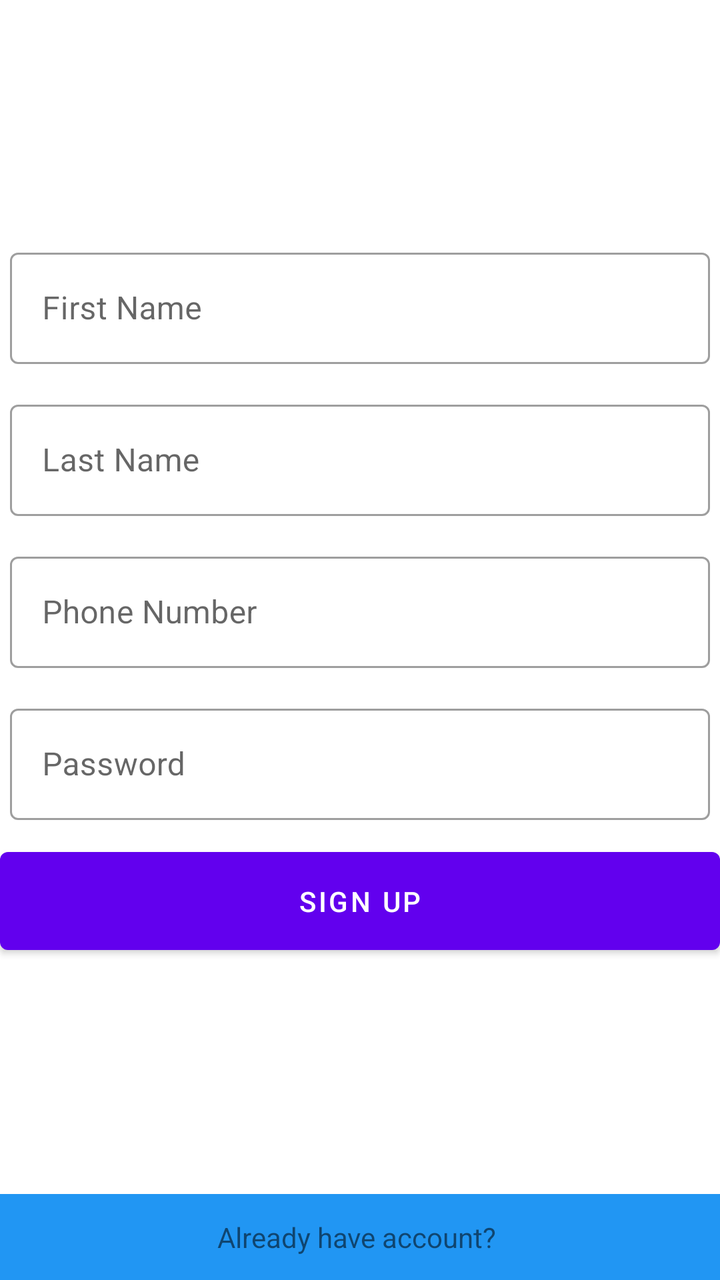
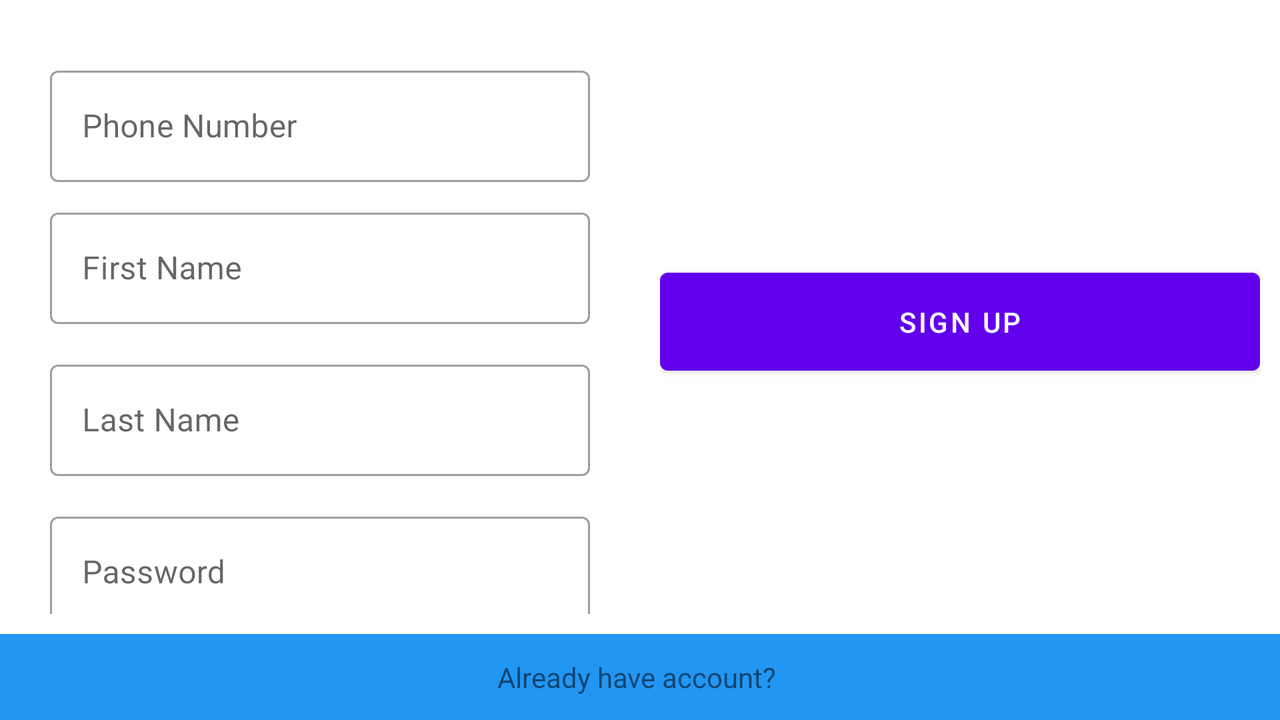

First picture: res/layout/ on a phone held upright. Second picture: the repository's own variant of that layout, on a device whose configuration matches the variant's folder. Source for both follows.
<!-- AndroidManifest.xml: application theme Theme.FirebaseAuthenticationCompleteUserManagement -->
<!-- res/layout/activity_registration.xml -->
<?xml version="1.0" encoding="utf-8"?>
<androidx.constraintlayout.widget.ConstraintLayout xmlns:android="http://schemas.android.com/apk/res/android"
    xmlns:app="http://schemas.android.com/apk/res-auto"
    xmlns:tools="http://schemas.android.com/tools"
    android:layout_width="match_parent"
    android:layout_height="match_parent"
    tools:context=".RegistrationActivity">


    <LinearLayout
        android:layout_width="0dp"
        android:layout_height="wrap_content"
        android:orientation="vertical"
        app:layout_constraintBottom_toTopOf="@+id/alreadyHaveAccount"
        app:layout_constraintEnd_toEndOf="parent"
        app:layout_constraintStart_toStartOf="parent"
        app:layout_constraintTop_toTopOf="parent">

        <com.google.android.material.textfield.TextInputLayout
            android:id="@+id/firstNameEt"
            style="@style/Widget.MaterialComponents.TextInputLayout.OutlinedBox"
            android:layout_width="match_parent"
            android:layout_height="wrap_content"
            android:ems="10"
            android:hint="First Name"
            android:inputType="textPersonName"
            android:padding="5dp"
            app:layout_constraintBottom_toTopOf="@+id/alreadyHaveAccount"
            app:layout_constraintEnd_toEndOf="@+id/editTextTextPhoneNumber"
            app:layout_constraintHorizontal_bias="0.0"
            app:layout_constraintStart_toStartOf="@+id/editTextTextPhoneNumber"
            app:layout_constraintTop_toTopOf="parent"
            app:layout_constraintVertical_bias="0.32999998">

            <com.google.android.material.textfield.TextInputEditText
                android:id="@+id/fnameEt"
                android:layout_width="match_parent"
                android:layout_height="wrap_content" />

        </com.google.android.material.textfield.TextInputLayout>
        <com.google.android.material.textfield.TextInputLayout
            android:id="@+id/lastNameEt"
            style="@style/Widget.MaterialComponents.TextInputLayout.OutlinedBox"
            android:layout_width="match_parent"
            android:layout_height="wrap_content"
            android:layout_marginTop="5dp"
            android:ems="10"
            android:hint="Last Name"
            android:inputType="textPersonName"
            android:padding="5dp"
            app:layout_constraintEnd_toEndOf="@+id/firstNameEt"
            app:layout_constraintStart_toStartOf="@+id/firstNameEt"
            app:layout_constraintTop_toBottomOf="@+id/firstNameEt">

            <com.google.android.material.textfield.TextInputEditText
                android:id="@+id/lnameEt"
                android:layout_width="match_parent"
                android:layout_height="wrap_content" />
        </com.google.android.material.textfield.TextInputLayout>
        <com.google.android.material.textfield.TextInputLayout
            android:id="@+id/editTextTextPhoneNumber"
            style="@style/Widget.MaterialComponents.TextInputLayout.OutlinedBox"
            android:layout_width="match_parent"
            android:layout_height="wrap_content"
            android:layout_marginTop="5dp"
            android:ems="10"
            android:hint="Phone Number"
            android:inputType="phone"
            android:padding="5dp"
            app:layout_constraintEnd_toEndOf="parent"
            app:layout_constraintStart_toStartOf="parent"
            app:layout_constraintTop_toBottomOf="@+id/lastNameEt">

            <com.google.android.material.textfield.TextInputEditText
                android:id="@+id/phoneEt"
                android:layout_width="match_parent"
                android:layout_height="wrap_content"
                android:inputType="phone" />
        </com.google.android.material.textfield.TextInputLayout>
        <com.google.android.material.textfield.TextInputLayout
            android:id="@+id/editTextTextPassword"
            style="@style/Widget.MaterialComponents.TextInputLayout.OutlinedBox"
            android:layout_width="match_parent"
            android:layout_height="wrap_content"
            android:layout_marginTop="5dp"
            android:ems="10"
            android:hint="Password"
            android:inputType="textPassword"
            android:padding="5dp"
            app:layout_constraintEnd_toEndOf="@+id/editTextTextPhoneNumber"
            app:layout_constraintStart_toStartOf="@+id/editTextTextPhoneNumber"
            app:layout_constraintTop_toBottomOf="@+id/editTextTextPhoneNumber">

            <com.google.android.material.textfield.TextInputEditText
                android:id="@+id/passEt"
                android:layout_width="match_parent"
                android:layout_height="wrap_content"
                android:inputType="textPassword" />

        </com.google.android.material.textfield.TextInputLayout>
        <Button
            android:id="@+id/registerButton"
            android:layout_width="match_parent"
            android:layout_height="wrap_content"
            android:layout_marginTop="5dp"
            android:padding="15dp"
            android:text="Sign Up"
            app:layout_constraintEnd_toEndOf="@+id/editTextTextPassword"
            app:layout_constraintStart_toStartOf="@+id/editTextTextPassword"
            app:layout_constraintTop_toBottomOf="@+id/editTextTextPassword" />
    </LinearLayout>

    <LinearLayout
        android:id="@+id/alreadyHaveAccount"
        android:layout_width="0dp"
        android:layout_height="wrap_content"
        android:gravity="center|center_horizontal"
        android:orientation="vertical"
        app:layout_constraintBottom_toBottomOf="parent"
        app:layout_constraintEnd_toEndOf="parent"
        app:layout_constraintStart_toStartOf="parent">

        <TextView
            android:layout_width="match_parent"
            android:layout_height="wrap_content"
            android:background="#2196F3"
            android:gravity="center_horizontal"
            android:padding="12dp"
            android:text="Already have account? " />
    </LinearLayout>


</androidx.constraintlayout.widget.ConstraintLayout>
<!-- resources referenced by this layout -->
<resources>
  <style name="Theme.FirebaseAuthenticationCompleteUserManagement" parent="Theme.MaterialComponents.DayNight.DarkActionBar">
          
          <item name="colorPrimary">@color/purple_500</item>
          <item name="colorPrimaryVariant">@color/purple_700</item>
          <item name="colorOnPrimary">@color/white</item>
          
          <item name="colorSecondary">@color/teal_200</item>
          <item name="colorSecondaryVariant">@color/teal_700</item>
          <item name="colorOnSecondary">@color/black</item>
          
          <item name="android:statusBarColor" tools:targetApi="l">?attr/colorPrimaryVariant</item>
          
      </style>
  <color name="purple_500">#FF6200EE</color>
  <color name="purple_700">#FF3700B3</color>
  <color name="white">#FFFFFFFF</color>
  <color name="teal_200">#FF03DAC5</color>
  <color name="teal_700">#FF018786</color>
  <color name="black">#FF000000</color>
</resources>
<!-- res/layout-land/activity_registration.xml (the repository's variant of the layout above) -->
<!-- drawn on the phone turned sideways -->
<?xml version="1.0" encoding="utf-8"?>
<androidx.constraintlayout.widget.ConstraintLayout xmlns:android="http://schemas.android.com/apk/res/android"
    xmlns:app="http://schemas.android.com/apk/res-auto"
    xmlns:tools="http://schemas.android.com/tools"
    android:layout_width="match_parent"
    android:layout_height="match_parent"
    tools:context=".RegistrationActivity">


    <LinearLayout
        android:layout_width="0dp"
        android:layout_height="0dp"
        android:orientation="horizontal"
        app:layout_constraintBottom_toTopOf="@+id/alreadyHaveAccount"
        app:layout_constraintEnd_toEndOf="parent"
        app:layout_constraintStart_toStartOf="parent"
        app:layout_constraintTop_toTopOf="parent">
        <ScrollView
            android:layout_width="match_parent"
            android:layout_height="match_parent"
            android:layout_weight="1"
            android:orientation="vertical"
            android:padding="10dp"
            android:scrollbars="none">
            <LinearLayout
                android:layout_width="match_parent"
                android:layout_height="match_parent"
                android:layout_weight="1"
                android:orientation="vertical"
                android:padding="10dp">

                <com.google.android.material.textfield.TextInputLayout
                    android:id="@+id/editTextTextPhoneNumber"
                    style="@style/Widget.MaterialComponents.TextInputLayout.OutlinedBox"
                    android:layout_width="match_parent"
                    android:layout_height="wrap_content"
                    android:layout_marginTop="5dp"
                    android:ems="10"
                    android:hint="Phone Number"
                    android:padding="5dp"
                    app:layout_constraintEnd_toEndOf="parent"
                    app:layout_constraintStart_toStartOf="parent"
                    app:layout_constraintTop_toBottomOf="@+id/lastNameEt">

                    <com.google.android.material.textfield.TextInputEditText
                        android:id="@+id/phoneEt"
                        android:layout_width="match_parent"
                        android:layout_height="wrap_content"
                        android:inputType="phone" />
                </com.google.android.material.textfield.TextInputLayout>

                <com.google.android.material.textfield.TextInputLayout
                    android:id="@+id/firstNameEt"
                    style="@style/Widget.MaterialComponents.TextInputLayout.OutlinedBox"
                    android:layout_width="match_parent"
                    android:layout_height="wrap_content"
                    android:ems="10"
                    android:hint="First Name"
                    android:inputType="textPersonName"
                    android:padding="5dp"
                    app:layout_constraintBottom_toTopOf="@+id/alreadyHaveAccount"
                    app:layout_constraintEnd_toEndOf="@+id/editTextTextPhoneNumber"
                    app:layout_constraintHorizontal_bias="0.0"
                    app:layout_constraintStart_toStartOf="@+id/editTextTextPhoneNumber"
                    app:layout_constraintTop_toTopOf="parent"
                    app:layout_constraintVertical_bias="0.32999998">

                    <com.google.android.material.textfield.TextInputEditText
                        android:id="@+id/fnameEt"
                        android:layout_width="match_parent"
                        android:layout_height="wrap_content" />
                </com.google.android.material.textfield.TextInputLayout>

                <com.google.android.material.textfield.TextInputLayout
                    android:id="@+id/lastNameEt"
                    style="@style/Widget.MaterialComponents.TextInputLayout.OutlinedBox"
                    android:layout_width="match_parent"
                    android:layout_height="wrap_content"
                    android:layout_marginTop="5dp"
                    android:ems="10"
                    android:hint="Last Name"
                    android:inputType="textPersonName"
                    android:padding="5dp"
                    app:layout_constraintEnd_toEndOf="@+id/firstNameEt"
                    app:layout_constraintStart_toStartOf="@+id/firstNameEt"
                    app:layout_constraintTop_toBottomOf="@+id/firstNameEt">

                    <com.google.android.material.textfield.TextInputEditText
                        android:id="@+id/lnameEt"
                        android:layout_width="match_parent"
                        android:layout_height="wrap_content" />
                </com.google.android.material.textfield.TextInputLayout>

                <com.google.android.material.textfield.TextInputLayout
                    android:id="@+id/editTextTextPassword"
                    style="@style/Widget.MaterialComponents.TextInputLayout.OutlinedBox"
                    android:layout_width="match_parent"
                    android:layout_height="wrap_content"
                    android:layout_marginTop="5dp"
                    android:ems="10"
                    android:hint="Password"
                    android:padding="5dp"
                    app:layout_constraintEnd_toEndOf="@+id/editTextTextPhoneNumber"
                    app:layout_constraintStart_toStartOf="@+id/editTextTextPhoneNumber"
                    app:layout_constraintTop_toBottomOf="@+id/editTextTextPhoneNumber">

                    <com.google.android.material.textfield.TextInputEditText
                        android:id="@+id/passEt"
                        android:layout_width="match_parent"
                        android:layout_height="wrap_content"
                        android:inputType="textPassword" />
                </com.google.android.material.textfield.TextInputLayout>


            </LinearLayout>
        </ScrollView>


        <LinearLayout
            android:layout_width="match_parent"
            android:layout_height="match_parent"
            android:layout_weight="1"
            android:layout_gravity="center_vertical"
            android:gravity="center_vertical"
            android:orientation="vertical"
            android:padding="10dp">

            <Button
                android:id="@+id/registerButton"
                android:layout_width="match_parent"
                android:layout_height="wrap_content"
                android:layout_marginTop="5dp"
                android:padding="15dp"
                android:text="Sign Up"
                app:layout_constraintEnd_toEndOf="@+id/editTextTextPassword"
                app:layout_constraintStart_toStartOf="@+id/editTextTextPassword"
                app:layout_constraintTop_toBottomOf="@+id/editTextTextPassword" />
        </LinearLayout>


    </LinearLayout>



    <LinearLayout
        android:id="@+id/alreadyHaveAccount"
        android:layout_width="0dp"
        android:layout_height="wrap_content"
        android:gravity="center|center_horizontal"
        android:orientation="vertical"
        app:layout_constraintBottom_toBottomOf="parent"
        app:layout_constraintEnd_toEndOf="parent"
        app:layout_constraintStart_toStartOf="parent">

        <TextView
            android:layout_width="match_parent"
            android:layout_height="wrap_content"
            android:background="#2196F3"
            android:gravity="center_horizontal"
            android:padding="12dp"
            android:text="Already have account? " />
    </LinearLayout>

</androidx.constraintlayout.widget.ConstraintLayout>
